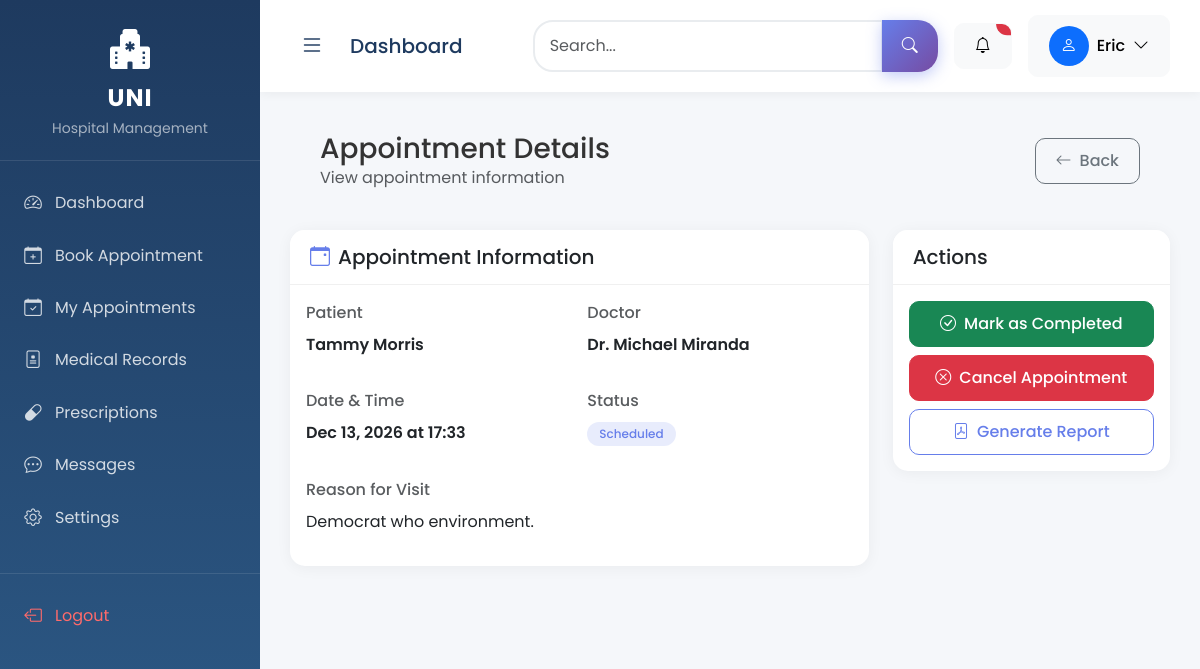
The page /dashboard/appointments/85/ (signed in) on the database its author committed.
### apps/users/models.py (models this page shows)
class User(AbstractUser):
    class Role(models.TextChoices):
        ADMIN = 'ADMIN', 'Admin'
        DOCTOR = 'DOCTOR', 'Doctor'
        PATIENT = 'PATIENT', 'Patient'
    role = models.CharField(max_length=50, choices=Role.choices, default=Role.PATIENT)

### core/models.py (models this page shows, shortened)
class Appointment(models.Model):
    STATUS_CHOICES = (
        ('scheduled', 'Scheduled'),
        ('completed', 'Completed'),
        ('cancelled', 'Cancelled'),
    )
    patient = models.ForeignKey(Patient, on_delete=models.CASCADE, related_name='appointments')
    doctor = models.ForeignKey(Doctor, on_delete=models.CASCADE, related_name='appointments')
    appointment_datetime = models.DateTimeField()
    reason = models.TextField()
    status = models.CharField(max_length=20, choices=STATUS_CHOICES, default='scheduled')
    created_at = models.DateTimeField(auto_now_add=True)
    updated_at = models.DateTimeField(auto_now=True)

class Patient(models.Model):
    user = models.OneToOneField(settings.AUTH_USER_MODEL, on_delete=models.CASCADE, primary_key=True)
    profile_picture = models.ImageField(upload_to='patient_profile_pics/', null=True, blank=True)
    blood_group = models.CharField(max_length=5, blank=True)
    medical_history = models.TextField(blank=True)
    address = models.CharField(max_length=255, blank=True)
    phone_number = models.CharField(max_length=20, blank=True)

class Doctor(models.Model):
    user = models.OneToOneField(settings.AUTH_USER_MODEL, on_delete=models.CASCADE, primary_key=True)
    profile_picture = models.ImageField(upload_to='doctor_profile_pics/', null=True, blank=True)
    specialization = models.CharField(max_length=100)
    license_number = models.CharField(max_length=50, unique=True)
    availability = models.JSONField(default=dict) # e.g., {'Monday': ['09:00-12:00', '14:00-17:00']}

### core/views.py (the view)
# urls.py: path('appointments/<int:pk>/', views.appointment_detail, name='appointment-detail'),
@login_required
@never_cache
def appointment_detail(request, pk):
    appointment = get_object_or_404(Appointment, pk=pk)
    return render(request, 'appointment_detail.html', {'appointment': appointment})

### templates/appointment_detail.html (shortened to what this page needs)
{% extends "base.html" %}
{% load static %}
{% block content %}
<div class="header">
    <div class="d-flex justify-content-between align-items-center">
        <div>
            <h1 class="h3 mb-0">Appointment Details</h1>
            <p class="text-muted mb-0">View appointment information</p>
        </div>
        <div class="d-flex gap-2">
            <a href="{% url 'core:appointment-list' %}" class="btn btn-outline-secondary">
                <i class="bi bi-arrow-left me-2"></i>Back
            </a>
        </div>
    </div>
</div>
<div class="row">
    <div class="col-lg-8">
        <div class="card mb-4">
            <div class="card-header">
                <h5 class="mb-0"><i class="bi bi-calendar-event me-2 text-primary"></i>Appointment Information</h5>
            </div>
            <div class="card-body">
                <div class="row g-3">
                    <div class="col-md-6">
                        <label class="form-label text-muted">Patient</label>
                        <p class="fw-semibold">{{ appointment.patient.user.first_name }} {{ appointment.patient.user.last_name }}</p>
                    </div>
                    <div class="col-md-6">
                        <label class="form-label text-muted">Doctor</label>
                        <p class="fw-semibold">Dr. {{ appointment.doctor.user.first_name }} {{ appointment.doctor.user.last_name }}</p>
                    </div>
                    <div class="col-md-6">
                        <label class="form-label text-muted">Date & Time</label>
                        <p class="fw-semibold">{{ appointment.appointment_datetime|date:"M d, Y" }} at {{ appointment.appointment_datetime|time:"H:i" }}</p>
                    </div>
                    <div class="col-md-6">
                        <label class="form-label text-muted">Status</label>
                        <p>
                            {% if appointment.status == 'scheduled' %}
                            <span class="badge badge-soft-primary">Scheduled</span>
                            {% elif appointment.status == 'completed' %}
                            <span class="badge badge-soft-success">Completed</span>
                            {% else %}
                            <span class="badge badge-soft-danger">Cancelled</span>
                            {% endif %}
                        </p>
                    </div>
                    <div class="col-12">
                        <label class="form-label text-muted">Reason for Visit</label>
                        <p>{{ appointment.reason|default:"General Checkup" }}</p>
                    </div>
                </div>
            </div>
        </div>
    </div>
    <div class="col-lg-4">
        <div class="card">
            <div class="card-header">
                <h5 class="mb-0">Actions</h5>
            </div>
            <div class="card-body">
                <div class="d-grid gap-2">
                    {% if appointment.status == 'scheduled' %}
                    <button class="btn btn-success">
                        <i class="bi bi-check-circle me-2"></i>Mark as Completed
                    </button>
                    <a href="{% url 'core:appointment-cancel' appointment.id %}" class="btn btn-danger">
                        <i class="bi bi-x-circle me-2"></i>Cancel Appointment
                    </a>
                    {% endif %}
                    <button class="btn btn-outline-primary">
                        <i class="bi bi-file-pdf me-2"></i>Generate Report
                    </button>
                </div>
            </div>
        </div>
    </div>
</div>
{% endblock %}

### templates/base.html (shortened to what this page needs)
{% load static %}
<!DOCTYPE html>
<html lang="en" data-bs-theme="light">
<head>
    <link href="https://cdn.jsdelivr.net/npm/bootstrap@5.3.3/dist/css/bootstrap.min.css" rel="stylesheet">
    <link rel="stylesheet" href="https://cdn.jsdelivr.net/npm/bootstrap-icons@1.11.3/font/bootstrap-icons.min.css">
    <link rel="stylesheet" href="{% static 'css/style.css' %}">
</head>
<body>
    {% if user.is_authenticated %}
    <div class="sidebar" id="sidebar">
        <div class="sidebar-brand">
            <i class="bi bi-hospital-fill brand-icon"></i>
            <div class="brand-text">UNI</div>
            <small style="color: rgba(255,255,255,0.6);">Hospital Management</small>
        </div>
        <div class="sidebar-menu">
{% if user.role == 'ADMIN' %}
            <a href="{% url 'core:admin-dashboard' %}" class="sidebar-menu-item {% if request.resolver_match.url_name == 'admin-dashboard' %}active{% endif %}">
                <i class="bi bi-speedometer2"></i>Dashboard
            </a>
            <a href="{% url 'core:patient-list' %}" class="sidebar-menu-item {% if request.resolver_match.url_name == 'patient-list' %}active{% endif %}">
                <i class="bi bi-people"></i>Patients
            </a>
            <a href="{% url 'core:doctor-list' %}" class="sidebar-menu-item {% if request.resolver_match.url_name == 'doctor-list' %}active{% endif %}">
                <i class="bi bi-person-heart"></i>Doctors
            </a>
            <a href="{% url 'core:appointment-list' %}" class="sidebar-menu-item {% if request.resolver_match.url_name == 'appointment-list' %}active{% endif %}">
                <i class="bi bi-calendar-check"></i>Appointments
            </a>
            <a href="{% url 'core:medical-records' %}" class="sidebar-menu-item {% if request.resolver_match.url_name == 'medical-records' %}active{% endif %}">
                <i class="bi bi-file-medical"></i>Medical Records
            </a>
            <a href="{% url 'core:prescriptions' %}" class="sidebar-menu-item {% if request.resolver_match.url_name == 'prescriptions' %}active{% endif %}">
                <i class="bi bi-capsule"></i>Prescriptions
            </a>
            <a href="{% url 'core:messages' %}" class="sidebar-menu-item {% if request.resolver_match.url_name == 'messages' %}active{% endif %}">
                <i class="bi bi-chat-dots"></i>Messages
            </a>
            <a href="{% url 'core:settings' %}" class="sidebar-menu-item {% if request.resolver_match.url_name == 'settings' %}active{% endif %}">
                <i class="bi bi-gear"></i>Settings
            </a>
            {% else %}
            <a href="{% url 'core:patient-dashboard' %}" class="sidebar-menu-item {% if request.resolver_match.url_name == 'patient-dashboard' %}active{% endif %}">
                <i class="bi bi-speedometer2"></i>Dashboard
            </a>
            <a href="{% url 'core:appointment-create' %}" class="sidebar-menu-item {% if request.resolver_match.url_name == 'appointment-create' %}active{% endif %}">
                <i class="bi bi-calendar-plus"></i>Book Appointment
            </a>
            <a href="{% url 'core:appointment-list' %}" class="sidebar-menu-item {% if request.resolver_match.url_name == 'appointment-list' %}active{% endif %}">
                <i class="bi bi-calendar-check"></i>My Appointments
            </a>
            <a href="{% url 'core:medical-records' %}" class="sidebar-menu-item {% if request.resolver_match.url_name == 'medical-records' %}active{% endif %}">
                <i class="bi bi-file-medical"></i>Medical Records
            </a>
            <a href="{% url 'core:prescriptions' %}" class="sidebar-menu-item {% if request.resolver_match.url_name == 'prescriptions' %}active{% endif %}">
                <i class="bi bi-capsule"></i>Prescriptions
            </a>
            <a href="{% url 'core:messages' %}" class="sidebar-menu-item {% if request.resolver_match.url_name == 'messages' %}active{% endif %}">
                <i class="bi bi-chat-dots"></i>Messages
            </a>
            <a href="{% url 'core:settings' %}" class="sidebar-menu-item {% if request.resolver_match.url_name == 'settings' %}active{% endif %}">
                <i class="bi bi-gear"></i>Settings
            </a>
            {% endif %}
            <div style="margin-top: 30px; border-top: 1px solid rgba(255,255,255,0.1); padding-top: 15px;">
                <a href="{% url 'logout' %}" class="sidebar-menu-item logout-link" style="color: #ff6b6b;" onclick="return handleLogout(event);">
                    <i class="bi bi-box-arrow-left"></i>Logout
                </a>
            </div>
        </div>
    </div>
    <div class="main-content" id="main-content">
        <nav class="top-navbar d-flex justify-content-between align-items-center">
            <div class="d-flex align-items-center">
                <button class="menu-toggle me-3" id="menu-toggle">
                    <i class="bi bi-list"></i>
                </button>
                <h5 class="mb-0" style="color: var(--uni-primary);">{% block page-title %}Dashboard{% endblock %}</h5>
            </div>
            <div class="d-flex align-items-center gap-3">
                <div class="search-box">
                    <div class="input-group">
                        <input type="text" class="form-control" placeholder="Search..." style="border-radius: 20px 0 0 20px;">
                        <button class="btn btn-primary" style="border-radius: 0 20px 20px 0;">
                            <i class="bi bi-search"></i>
                        </button>
                    </div>
                </div>
                <div class="dropdown">
                    <button class="btn btn-light position-relative" data-bs-toggle="dropdown">
                        <i class="bi bi-bell"></i>
                        <span class="position-absolute top-0 start-100 translate-middle badge rounded-pill bg-danger" style="font-size: 0.6rem;">
                        </span>
                    </button>
                </div>
                <div class="dropdown">
                    <button class="btn btn-light d-flex align-items-center gap-2" data-bs-toggle="dropdown">
                        <div class="avatar bg-primary text-white">
                            <i class="bi bi-person"></i>
                        </div>
                        <span class="d-none d-md-inline">{{ user.first_name|default:user.username }}</span>
                        <i class="bi bi-chevron-down"></i>
                    </button>
                </div>
            </div>
        </nav>
        <div class="content-wrapper page-content" style="padding: 20px 30px;">
            {% block content %}{% endblock %}
        </div>
    </div>
    {% else %}
    <div style="min-height: 100vh;">
        {% block login-content %}{% endblock %}
    </div>
    {% endif %}
</body>
</html>

### static/css/style.css (style rules this page uses)
:root { --uni-primary: #1e3a5f; --uni-secondary: #2d5a87; --uni-accent: #3d7ab5; --uni-light: #f5f7fa; --sidebar-width: 260px; --transition-speed: 0.3s; }
* { box-sizing: border-box; }
body { font-family: 'Poppins', -apple-system, BlinkMacSystemFont, 'Segoe UI', Roboto, sans-serif; background: var(--apollo-light); color: #333; overflow-x: hidden; }
.sidebar { position: fixed; top: 0; left: 0; height: 100vh; width: var(--sidebar-width); background: linear-gradient(180deg, var(--uni-primary) 0%, var(--uni-secondary) 100%); z-index: 1000; transition: all var(--transition-speed) ease; overflow-y: auto; }
.sidebar-brand { padding: 25px 20px; text-align: center; border-bottom: 1px solid rgba(255, 255, 255, 0.1); }
.sidebar-brand .brand-icon { font-size: 2.5rem; color: white; margin-bottom: 5px; }
.sidebar-brand .brand-text { color: white; font-size: 1.5rem; font-weight: 700; letter-spacing: 2px; }
.sidebar-menu { padding: 15px 0; }
.sidebar-menu-item { display: flex; align-items: center; padding: 12px 20px; color: rgba(255, 255, 255, 0.8); text-decoration: none; transition: all 0.2s ease; border-left: 3px solid transparent; margin: 2px 0; }
.sidebar-menu-item i { margin-right: 12px; font-size: 1.1rem; width: 20px; text-align: center; }
.main-content { margin-left: var(--sidebar-width); min-height: 100vh; transition: margin-left var(--transition-speed) ease; }
.top-navbar { background: white; padding: 15px 30px; box-shadow: 0 2px 15px rgba(0, 0, 0, 0.05); position: sticky; top: 0; z-index: 100; }
.menu-toggle { background: none; border: none; font-size: 1.5rem; cursor: pointer; color: var(--apollo-primary); padding: 5px 10px; border-radius: 5px; transition: background 0.2s ease; }
.card { border: none; border-radius: 15px; box-shadow: 0 4px 20px rgba(0, 0, 0, 0.05); transition: transform 0.2s ease, box-shadow 0.2s ease; overflow: hidden; }
.card-header { background: white; border-bottom: 1px solid #f0f0f0; padding: 15px 20px; font-weight: 600; font-size: 1rem; }
.text-primary { color: #667eea !important; }
.btn { border-radius: 10px; font-weight: 500; padding: 10px 20px; transition: all 0.2s ease; }
.btn-primary { background: linear-gradient(135deg, #667eea 0%, #764ba2 100%); border: none; }
.btn-outline-primary { color: #667eea; border-color: #667eea; }
.badge { padding: 6px 12px; font-weight: 500; font-size: 0.75rem; border-radius: 20px; }
.form-control { border-radius: 10px; padding: 12px 15px; border: 2px solid #e9ecef; transition: all 0.2s ease; }
.form-label { font-weight: 500; color: #495057; margin-bottom: 8px; }
.avatar { width: 40px; height: 40px; border-radius: 50%; display: flex; align-items: center; justify-content: center; background: #f0f0f0; font-weight: 600; color: #666; }
.header { padding: 20px 30px; margin-bottom: 20px; }
.btn { position: relative; overflow: hidden; transition: all 0.3s ease; }
.btn::after { content: ''; position: absolute; top: 50%; left: 50%; width: 0; height: 0; background: rgba(255, 255, 255, 0.2); border-radius: 50%; transform: translate(-50%, -50%); transition: width 0.6s ease, height 0.6s ease; }
.btn-primary { background: linear-gradient(135deg, #667eea 0%, #764ba2 100%); border: none; box-shadow: 0 4px 15px rgba(102, 126, 234, 0.4); }
.badge-soft-primary { background: rgba(102, 126, 234, 0.15); color: #667eea; }
.page-content { animation: pageEnter 0.4s ease; }

### rows shown on the page
User: first_name "Eric"
Appointment: patient.user.first_name "Tammy", patient.user.last_name "Morris", doctor.user.first_name "Michael", doctor.user.last_name "Miranda", appointment_datetime "Dec 13, 2026", appointment_datetime "17:33", reason "Democrat who environment."
